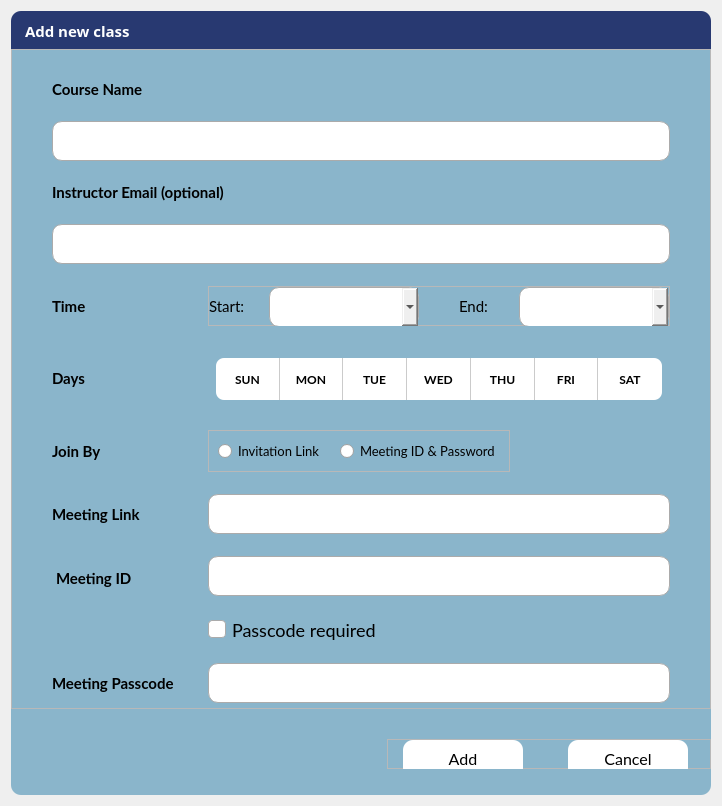
<?xml version="1.0" encoding="UTF-8"?>
<ui version="4.0">
 <class>Dialog</class>
 <widget class="QDialog" name="Dialog">
  <property name="geometry">
   <rect>
    <x>0</x>
    <y>0</y>
    <width>722</width>
    <height>806</height>
   </rect>
  </property>
  <property name="windowTitle">
   <string>Add New Class</string>
  </property>
  <layout class="QVBoxLayout" name="verticalLayout">
   <property name="spacing">
    <number>0</number>
   </property>
   <item>
    <widget class="QFrame" name="titleBar">
     <property name="minimumSize">
      <size>
       <width>0</width>
       <height>38</height>
      </size>
     </property>
     <property name="styleSheet">
      <string notr="true">.QFrame {
	background-color: rgb(40, 57, 113);
	border-top-left-radius: 10px;
	border-top-right-radius: 10px;
}</string>
     </property>
     <property name="frameShape">
      <enum>QFrame::NoFrame</enum>
     </property>
     <property name="frameShadow">
      <enum>QFrame::Raised</enum>
     </property>
     <layout class="QHBoxLayout" name="horizontalLayout_6">
      <property name="spacing">
       <number>0</number>
      </property>
      <property name="leftMargin">
       <number>14</number>
      </property>
      <property name="topMargin">
       <number>2</number>
      </property>
      <property name="bottomMargin">
       <number>0</number>
      </property>
      <item>
       <widget class="QLabel" name="titleLabel">
        <property name="font">
         <font>
          <family>Moon</family>
          <pointsize>11</pointsize>
          <weight>75</weight>
          <bold>true</bold>
          <stylestrategy>PreferAntialias</stylestrategy>
          <kerning>true</kerning>
         </font>
        </property>
        <property name="styleSheet">
         <string notr="true">QLabel {
	color: white;
}</string>
        </property>
        <property name="text">
         <string>Add new class</string>
        </property>
       </widget>
      </item>
     </layout>
    </widget>
   </item>
   <item>
    <widget class="QFrame" name="dialogFrame">
     <property name="minimumSize">
      <size>
       <width>700</width>
       <height>700</height>
      </size>
     </property>
     <property name="maximumSize">
      <size>
       <width>16777215</width>
       <height>16777215</height>
      </size>
     </property>
     <property name="styleSheet">
      <string notr="true">QFrame#dialogFrame {
	background-color: rgb(138, 181, 203);
	border-bottom-left-radius: 10px;
	border-bottom-right-radius: 10px;
	border-top-left-radius: 0;
	border-top-right-radius: 0;
}
</string>
     </property>
     <property name="frameShape">
      <enum>QFrame::StyledPanel</enum>
     </property>
     <property name="frameShadow">
      <enum>QFrame::Raised</enum>
     </property>
     <layout class="QVBoxLayout" name="verticalLayout_2">
      <property name="spacing">
       <number>0</number>
      </property>
      <property name="leftMargin">
       <number>0</number>
      </property>
      <property name="topMargin">
       <number>0</number>
      </property>
      <property name="rightMargin">
       <number>0</number>
      </property>
      <property name="bottomMargin">
       <number>5</number>
      </property>
      <item>
       <widget class="QFrame" name="formFrame">
        <property name="styleSheet">
         <string notr="true">QFrame#formFrame QLineEdit,QTimeEdit, QComboBox {
	border-radius: 10px;
	border: 1px solid rgb(171, 171, 171);
	max-height: 38px;
	min-height: 38px;
	font-family: Lato;
	font-size: 18px;
	padding-left: 10px;
}

QFrame#formFrame QLineEdit:hover,QTimeEdit:hover, QComboBox:hover {
	border: 2px solid rgb(41,128,241);
}


QFrame#formFrame QLineEdit:focus {
	border: 2px solid rgb(34, 110, 202);
	
	background-color: rgb(248, 249, 255);
}

QComboBox::drop-down {
    subcontrol-origin: padding;
    subcontrol-position: top right;
	image: url(:/icons/downArrow);
	max-height: 20px;
	min-height: 20px;
	max-width: 20px;
	min-width: 20px;
	top: 2px;
	right: 12px;
}

QComboBox QAbstractItemView {
    border: 1px solid gray;
	background: white;
}

QComboBox {
	combobox-popup: 0;
}
</string>
        </property>
        <property name="frameShape">
         <enum>QFrame::StyledPanel</enum>
        </property>
        <property name="frameShadow">
         <enum>QFrame::Raised</enum>
        </property>
        <layout class="QGridLayout" name="gridLayout">
         <property name="leftMargin">
          <number>40</number>
         </property>
         <property name="topMargin">
          <number>30</number>
         </property>
         <property name="rightMargin">
          <number>40</number>
         </property>
         <property name="bottomMargin">
          <number>5</number>
         </property>
         <property name="verticalSpacing">
          <number>22</number>
         </property>
         <item row="10" column="1" colspan="2">
          <widget class="QGroupBox" name="dayGroupBox">
           <property name="minimumSize">
            <size>
             <width>0</width>
             <height>60</height>
            </size>
           </property>
           <property name="styleSheet">
            <string notr="true">QGroupBox QPushButton {
	background-color: rgb(255,255,255);
	border: none;
	border-right: 1px solid rgb(203, 203, 203);
	min-height: 42px;
	font-family: Lato;
	font-weight: bold;
}

QGroupBox QPushButton:hover {
	background-color: rgb(216, 234, 255);
}

QGroupBox QPushButton:checked {
	background-color: rgb(110, 180, 255);
	color: rgb(255, 255, 255);
}

QGroupBox {
	border: none;
}</string>
           </property>
           <property name="title">
            <string/>
           </property>
           <layout class="QHBoxLayout" name="horizontalLayout_4">
            <property name="spacing">
             <number>0</number>
            </property>
            <property name="leftMargin">
             <number>5</number>
            </property>
            <property name="topMargin">
             <number>0</number>
            </property>
            <property name="rightMargin">
             <number>5</number>
            </property>
            <property name="bottomMargin">
             <number>0</number>
            </property>
            <item>
             <widget class="QPushButton" name="sun_btn">
              <property name="styleSheet">
               <string notr="true">border-top-left-radius: 8px;
border-bottom-left-radius: 8px;</string>
              </property>
              <property name="text">
               <string>SUN</string>
              </property>
             </widget>
            </item>
            <item>
             <widget class="QPushButton" name="mon_btn">
              <property name="styleSheet">
               <string notr="true"/>
              </property>
              <property name="text">
               <string>MON</string>
              </property>
             </widget>
            </item>
            <item>
             <widget class="QPushButton" name="tue_btn">
              <property name="text">
               <string>TUE</string>
              </property>
             </widget>
            </item>
            <item>
             <widget class="QPushButton" name="wed_btn">
              <property name="text">
               <string>WED</string>
              </property>
             </widget>
            </item>
            <item>
             <widget class="QPushButton" name="thu_btn">
              <property name="text">
               <string>THU</string>
              </property>
             </widget>
            </item>
            <item>
             <widget class="QPushButton" name="fri_btn">
              <property name="styleSheet">
               <string notr="true"/>
              </property>
              <property name="text">
               <string>FRI</string>
              </property>
             </widget>
            </item>
            <item>
             <widget class="QPushButton" name="sat_btn">
              <property name="styleSheet">
               <string notr="true">border-right: none;
border-top-right-radius: 8px;
border-bottom-right-radius: 8px;</string>
              </property>
              <property name="text">
               <string>SAT</string>
              </property>
             </widget>
            </item>
           </layout>
          </widget>
         </item>
         <item row="14" column="1" colspan="2">
          <widget class="QLineEdit" name="linkLineEdit"/>
         </item>
         <item row="2" column="0" colspan="3">
          <widget class="QLineEdit" name="courseLineEdit">
           <property name="maximumSize">
            <size>
             <width>16777215</width>
             <height>40</height>
            </size>
           </property>
           <property name="styleSheet">
            <string notr="true"/>
           </property>
          </widget>
         </item>
         <item row="1" column="0" colspan="2">
          <widget class="QLabel" name="courseLabel">
           <property name="font">
            <font>
             <family>Lato</family>
             <pointsize>11</pointsize>
             <weight>75</weight>
             <bold>true</bold>
            </font>
           </property>
           <property name="styleSheet">
            <string notr="true"/>
           </property>
           <property name="text">
            <string>Course Name</string>
           </property>
          </widget>
         </item>
         <item row="17" column="1">
          <widget class="QCheckBox" name="checkBox">
           <property name="styleSheet">
            <string notr="true">QCheckBox {
	font-family: Lato;
	font-size: 18px;
}

QCheckBox::indicator {
	height: 16px;
	width: 16px;
	background-color: white;
	border-radius: 4px;
	border: 1px solid rgb(171, 171, 171);
}

QCheckBox::indicator:unchecked:hover {
	border: 1px solid rgb(41,128,241);
}

QCheckBox::indicator:unchecked:pressed {
	border: 2px solid rgb(41,128,241);
}

QCheckBox::indicator:checked {
	image: url(:/icons/checkbox);
	border: 1px solid rgb(138, 181, 203);
}</string>
           </property>
           <property name="text">
            <string>Passcode required</string>
           </property>
          </widget>
         </item>
         <item row="14" column="0">
          <widget class="QLabel" name="meetingLinkLabel">
           <property name="minimumSize">
            <size>
             <width>147</width>
             <height>0</height>
            </size>
           </property>
           <property name="font">
            <font>
             <family>Lato</family>
             <pointsize>11</pointsize>
             <weight>75</weight>
             <bold>true</bold>
            </font>
           </property>
           <property name="text">
            <string>Meeting Link</string>
           </property>
          </widget>
         </item>
         <item row="8" column="1" colspan="2">
          <widget class="QFrame" name="comboBoxFrame">
           <property name="minimumSize">
            <size>
             <width>300</width>
             <height>40</height>
            </size>
           </property>
           <property name="maximumSize">
            <size>
             <width>16777215</width>
             <height>70</height>
            </size>
           </property>
           <property name="styleSheet">
            <string notr="true"/>
           </property>
           <property name="frameShape">
            <enum>QFrame::StyledPanel</enum>
           </property>
           <property name="frameShadow">
            <enum>QFrame::Raised</enum>
           </property>
           <layout class="QHBoxLayout" name="horizontalLayout_3">
            <property name="spacing">
             <number>0</number>
            </property>
            <property name="leftMargin">
             <number>0</number>
            </property>
            <property name="topMargin">
             <number>0</number>
            </property>
            <property name="rightMargin">
             <number>0</number>
            </property>
            <property name="bottomMargin">
             <number>0</number>
            </property>
            <item>
             <widget class="QLabel" name="startTime">
              <property name="minimumSize">
               <size>
                <width>60</width>
                <height>0</height>
               </size>
              </property>
              <property name="maximumSize">
               <size>
                <width>60</width>
                <height>16777215</height>
               </size>
              </property>
              <property name="font">
               <font>
                <family>Lato</family>
                <pointsize>11</pointsize>
               </font>
              </property>
              <property name="styleSheet">
               <string notr="true"/>
              </property>
              <property name="text">
               <string>Start:</string>
              </property>
             </widget>
            </item>
            <item>
             <widget class="QComboBox" name="startComboBox">
              <property name="minimumSize">
               <size>
                <width>150</width>
                <height>40</height>
               </size>
              </property>
              <property name="styleSheet">
               <string notr="true"/>
              </property>
             </widget>
            </item>
            <item>
             <spacer name="horizontalSpacer">
              <property name="orientation">
               <enum>Qt::Horizontal</enum>
              </property>
              <property name="sizeHint" stdset="0">
               <size>
                <width>40</width>
                <height>20</height>
               </size>
              </property>
             </spacer>
            </item>
            <item>
             <widget class="QLabel" name="endTime">
              <property name="minimumSize">
               <size>
                <width>60</width>
                <height>0</height>
               </size>
              </property>
              <property name="maximumSize">
               <size>
                <width>60</width>
                <height>16777215</height>
               </size>
              </property>
              <property name="font">
               <font>
                <family>Lato</family>
                <pointsize>11</pointsize>
               </font>
              </property>
              <property name="styleSheet">
               <string notr="true"/>
              </property>
              <property name="text">
               <string>End:</string>
              </property>
             </widget>
            </item>
            <item>
             <widget class="QComboBox" name="endComboBox">
              <property name="minimumSize">
               <size>
                <width>150</width>
                <height>40</height>
               </size>
              </property>
              <property name="maximumSize">
               <size>
                <width>16777215</width>
                <height>40</height>
               </size>
              </property>
              <property name="styleSheet">
               <string notr="true"/>
              </property>
             </widget>
            </item>
           </layout>
          </widget>
         </item>
         <item row="15" column="0">
          <widget class="QLabel" name="idLabel">
           <property name="font">
            <font>
             <family>Lato</family>
             <pointsize>11</pointsize>
             <weight>75</weight>
             <bold>true</bold>
            </font>
           </property>
           <property name="styleSheet">
            <string notr="true">margin-top: 5px;</string>
           </property>
           <property name="text">
            <string>Meeting ID</string>
           </property>
          </widget>
         </item>
         <item row="10" column="0">
          <widget class="QLabel" name="daysLabel">
           <property name="font">
            <font>
             <family>Lato</family>
             <pointsize>11</pointsize>
             <weight>75</weight>
             <bold>true</bold>
            </font>
           </property>
           <property name="text">
            <string>Days</string>
           </property>
          </widget>
         </item>
         <item row="5" column="0" colspan="3">
          <widget class="QLineEdit" name="instructorEmailLineEdit">
           <property name="styleSheet">
            <string notr="true"/>
           </property>
          </widget>
         </item>
         <item row="8" column="0">
          <widget class="QLabel" name="timeLabel">
           <property name="font">
            <font>
             <family>Lato</family>
             <pointsize>11</pointsize>
             <weight>75</weight>
             <bold>true</bold>
            </font>
           </property>
           <property name="text">
            <string>Time</string>
           </property>
          </widget>
         </item>
         <item row="20" column="0">
          <widget class="QLabel" name="passLabel">
           <property name="minimumSize">
            <size>
             <width>100</width>
             <height>0</height>
            </size>
           </property>
           <property name="maximumSize">
            <size>
             <width>150</width>
             <height>16777215</height>
            </size>
           </property>
           <property name="font">
            <font>
             <family>Lato</family>
             <pointsize>11</pointsize>
             <weight>75</weight>
             <bold>true</bold>
            </font>
           </property>
           <property name="text">
            <string>Meeting Passcode</string>
           </property>
          </widget>
         </item>
         <item row="3" column="0" colspan="2">
          <widget class="QLabel" name="instructorEmailLabel">
           <property name="font">
            <font>
             <family>Lato</family>
             <pointsize>11</pointsize>
             <weight>75</weight>
             <bold>true</bold>
            </font>
           </property>
           <property name="text">
            <string>Instructor Email (optional)</string>
           </property>
          </widget>
         </item>
         <item row="12" column="0">
          <widget class="QLabel" name="joinLabel">
           <property name="font">
            <font>
             <family>Lato</family>
             <pointsize>11</pointsize>
             <weight>75</weight>
             <bold>true</bold>
            </font>
           </property>
           <property name="text">
            <string>Join By</string>
           </property>
          </widget>
         </item>
         <item row="20" column="1" colspan="2">
          <widget class="QLineEdit" name="passcodeLineEdit"/>
         </item>
         <item row="15" column="1" colspan="2">
          <widget class="QLineEdit" name="meetingIDLineEdit">
           <property name="minimumSize">
            <size>
             <width>0</width>
             <height>40</height>
            </size>
           </property>
           <property name="maximumSize">
            <size>
             <width>16777215</width>
             <height>40</height>
            </size>
           </property>
           <property name="styleSheet">
            <string notr="true"/>
           </property>
          </widget>
         </item>
         <item row="12" column="1">
          <widget class="QFrame" name="radioBtnFrame">
           <property name="frameShape">
            <enum>QFrame::StyledPanel</enum>
           </property>
           <property name="frameShadow">
            <enum>QFrame::Raised</enum>
           </property>
           <layout class="QHBoxLayout" name="horizontalLayout_2">
            <property name="spacing">
             <number>15</number>
            </property>
            <item>
             <widget class="QRadioButton" name="linkRadioBtn">
              <property name="font">
               <font>
                <family>Lato</family>
                <pointsize>10</pointsize>
               </font>
              </property>
              <property name="text">
               <string>Invitation Link</string>
              </property>
             </widget>
            </item>
            <item>
             <widget class="QRadioButton" name="idRadioBtn">
              <property name="font">
               <font>
                <family>Lato</family>
                <pointsize>10</pointsize>
               </font>
              </property>
              <property name="text">
               <string>Meeting ID &amp;&amp; Password</string>
              </property>
             </widget>
            </item>
           </layout>
          </widget>
         </item>
        </layout>
       </widget>
      </item>
      <item alignment="Qt::AlignRight">
       <widget class="QFrame" name="buttonFrame">
        <property name="minimumSize">
         <size>
          <width>300</width>
          <height>60</height>
         </size>
        </property>
        <property name="styleSheet">
         <string notr="true">QPushButton {
	min-width: 120px;
	max-width: 120px;
	min-height: 30px;
	padding: 4px 0px;
	font: 16px Lato;
	background-color: white;
	border: none;
	margin: 0px 15px;
	border-radius: 10px;
}

QFrame {
	margin-top: 30px;
}</string>
        </property>
        <property name="frameShape">
         <enum>QFrame::StyledPanel</enum>
        </property>
        <property name="frameShadow">
         <enum>QFrame::Raised</enum>
        </property>
        <layout class="QHBoxLayout" name="horizontalLayout_5">
         <property name="spacing">
          <number>15</number>
         </property>
         <property name="leftMargin">
          <number>0</number>
         </property>
         <property name="topMargin">
          <number>0</number>
         </property>
         <property name="rightMargin">
          <number>7</number>
         </property>
         <property name="bottomMargin">
          <number>0</number>
         </property>
         <item>
          <widget class="QPushButton" name="addBtn">
           <property name="cursor">
            <cursorShape>PointingHandCursor</cursorShape>
           </property>
           <property name="styleSheet">
            <string notr="true"/>
           </property>
           <property name="text">
            <string>Add</string>
           </property>
          </widget>
         </item>
         <item>
          <widget class="QPushButton" name="cancelBtn">
           <property name="cursor">
            <cursorShape>PointingHandCursor</cursorShape>
           </property>
           <property name="text">
            <string>Cancel</string>
           </property>
          </widget>
         </item>
        </layout>
       </widget>
      </item>
      <item>
       <spacer name="verticalSpacer">
        <property name="orientation">
         <enum>Qt::Vertical</enum>
        </property>
        <property name="sizeHint" stdset="0">
         <size>
          <width>20</width>
          <height>40</height>
         </size>
        </property>
       </spacer>
      </item>
     </layout>
    </widget>
   </item>
  </layout>
 </widget>
 <tabstops>
  <tabstop>courseLineEdit</tabstop>
  <tabstop>instructorEmailLineEdit</tabstop>
  <tabstop>startComboBox</tabstop>
  <tabstop>endComboBox</tabstop>
  <tabstop>sun_btn</tabstop>
  <tabstop>mon_btn</tabstop>
  <tabstop>tue_btn</tabstop>
  <tabstop>wed_btn</tabstop>
  <tabstop>thu_btn</tabstop>
  <tabstop>fri_btn</tabstop>
  <tabstop>sat_btn</tabstop>
  <tabstop>linkRadioBtn</tabstop>
  <tabstop>idRadioBtn</tabstop>
  <tabstop>linkLineEdit</tabstop>
  <tabstop>meetingIDLineEdit</tabstop>
  <tabstop>checkBox</tabstop>
  <tabstop>passcodeLineEdit</tabstop>
  <tabstop>addBtn</tabstop>
  <tabstop>cancelBtn</tabstop>
 </tabstops>
 <resources>
  <include location="resources/resources.qrc"/>
 </resources>
 <connections/>
</ui>
